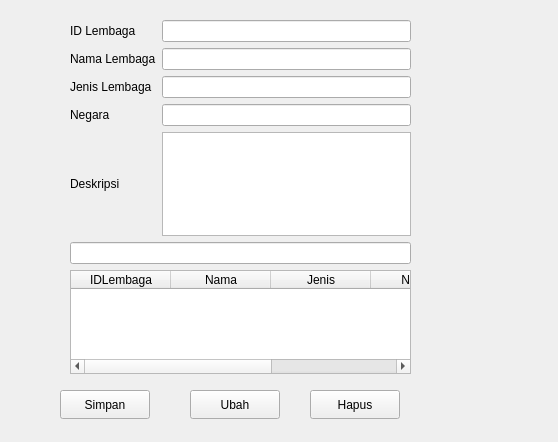
<?xml version="1.0" encoding="UTF-8"?>
<ui version="4.0">
 <class>Form</class>
 <widget class="QWidget" name="Form">
  <property name="geometry">
   <rect>
    <x>0</x>
    <y>0</y>
    <width>558</width>
    <height>442</height>
   </rect>
  </property>
  <property name="windowTitle">
   <string>Form</string>
  </property>
  <widget class="QWidget" name="gridLayoutWidget_2">
   <property name="geometry">
    <rect>
     <x>70</x>
     <y>20</y>
     <width>341</width>
     <height>354</height>
    </rect>
   </property>
   <layout class="QGridLayout" name="gridLayout_3">
    <item row="1" column="0">
     <widget class="QLabel" name="label_7">
      <property name="text">
       <string>Nama Lembaga</string>
      </property>
     </widget>
    </item>
    <item row="4" column="1">
     <widget class="QTextEdit" name="editDeskripsi"/>
    </item>
    <item row="3" column="0">
     <widget class="QLabel" name="label_10">
      <property name="text">
       <string>Negara</string>
      </property>
     </widget>
    </item>
    <item row="3" column="1">
     <widget class="QLineEdit" name="editNegara"/>
    </item>
    <item row="0" column="0">
     <widget class="QLabel" name="label_6">
      <property name="text">
       <string>ID Lembaga</string>
      </property>
     </widget>
    </item>
    <item row="2" column="0">
     <widget class="QLabel" name="label_8">
      <property name="text">
       <string>Jenis Lembaga</string>
      </property>
     </widget>
    </item>
    <item row="6" column="0" colspan="2">
     <widget class="QTableWidget" name="tabelLembaga">
      <column>
       <property name="text">
        <string>IDLembaga</string>
       </property>
      </column>
      <column>
       <property name="text">
        <string>Nama</string>
       </property>
      </column>
      <column>
       <property name="text">
        <string>Jenis</string>
       </property>
      </column>
      <column>
       <property name="text">
        <string>Negara</string>
       </property>
      </column>
      <column>
       <property name="text">
        <string>Deskripsi</string>
       </property>
      </column>
     </widget>
    </item>
    <item row="1" column="1">
     <widget class="QLineEdit" name="editNama"/>
    </item>
    <item row="0" column="1">
     <widget class="QLineEdit" name="editID"/>
    </item>
    <item row="4" column="0">
     <widget class="QLabel" name="label_9">
      <property name="text">
       <string>Deskripsi</string>
      </property>
     </widget>
    </item>
    <item row="2" column="1">
     <widget class="QLineEdit" name="editJenis"/>
    </item>
    <item row="5" column="0" colspan="2">
     <widget class="QLineEdit" name="editCari"/>
    </item>
   </layout>
  </widget>
  <widget class="QPushButton" name="btnSimpan">
   <property name="geometry">
    <rect>
     <x>60</x>
     <y>390</y>
     <width>90</width>
     <height>29</height>
    </rect>
   </property>
   <property name="text">
    <string>Simpan</string>
   </property>
  </widget>
  <widget class="QPushButton" name="btnUbah">
   <property name="geometry">
    <rect>
     <x>190</x>
     <y>390</y>
     <width>90</width>
     <height>29</height>
    </rect>
   </property>
   <property name="text">
    <string>Ubah</string>
   </property>
  </widget>
  <widget class="QPushButton" name="btnHapus">
   <property name="geometry">
    <rect>
     <x>310</x>
     <y>390</y>
     <width>90</width>
     <height>29</height>
    </rect>
   </property>
   <property name="text">
    <string>Hapus</string>
   </property>
  </widget>
 </widget>
 <resources/>
 <connections/>
</ui>
